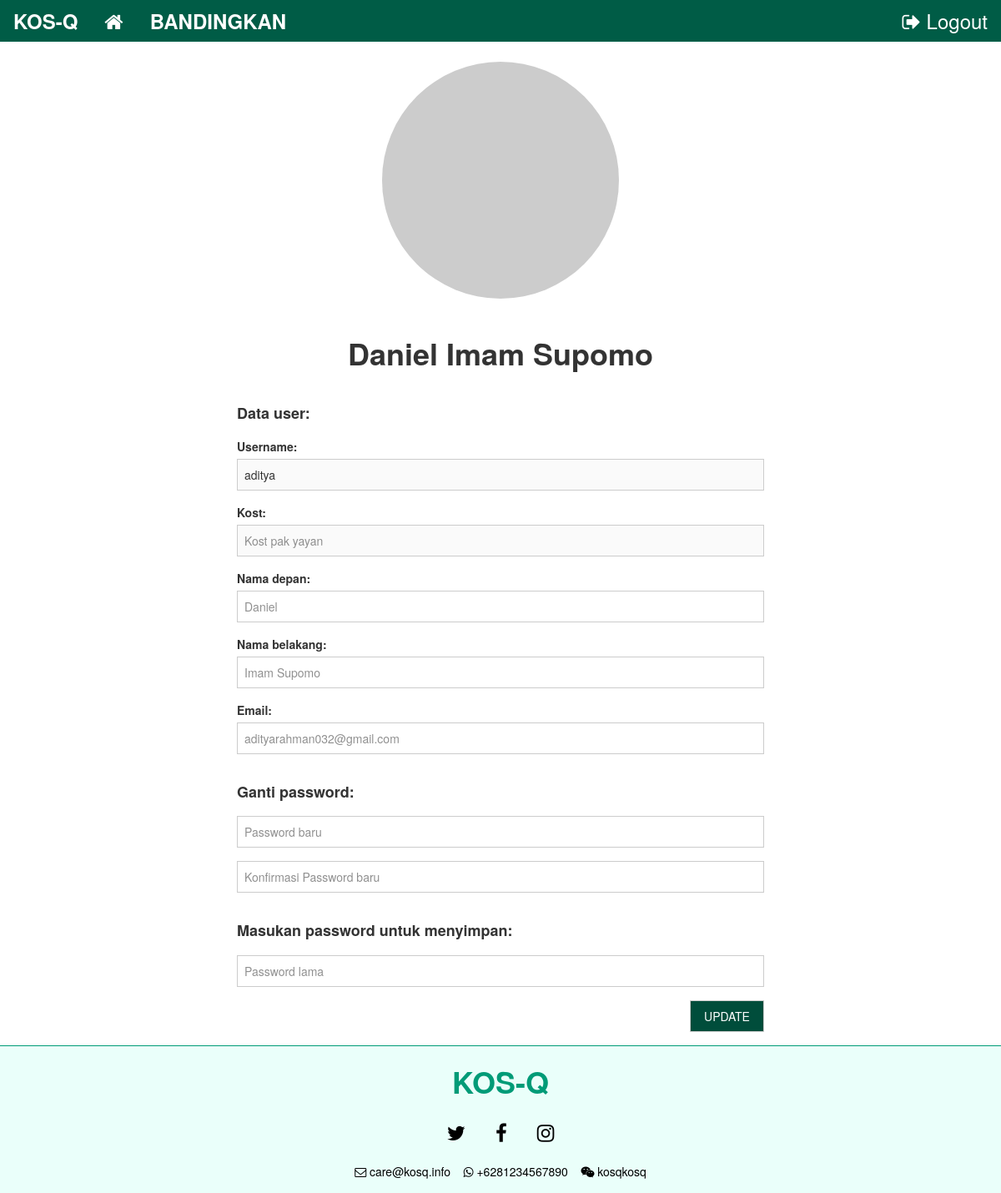
/profile.php (signed in), run on the app's committed database.
### tables this page shows
CREATE TABLE `userBiasa` (
  `id` bigint(20) NOT NULL,
  `depan` varchar(50) NOT NULL,
  `belakang` varchar(50) NOT NULL,
  `userBiasa` varchar(10) NOT NULL,
  `email` varchar(255) NOT NULL,
  `namaKost` varchar(255) NOT NULL,
  `pass` varchar(255) NOT NULL,
  `status` int(1) NOT NULL DEFAULT '0'
);

### profile.php (the view, shortened to what this page needs)
<!doctype html>
<html>
	<head>
		<link rel="stylesheet" type="text/css" href="css/w3.css"/>
		<link rel="stylesheet" type="text/css" href="css/warna.css"/>
		<link rel="stylesheet" href="https://cdnjs.cloudflare.com/ajax/libs/font-awesome/4.7.0/css/font-awesome.min.css">
		<link href="css/bootstrap.min.css" rel="stylesheet">
  	</head>
  	<body>
		<div class="w3-top">
			<div class="w3-bar w3-xlarge w3-theme-d4">
				<div class="w3-bar-item"><b>KOS-Q</b>
				</div>
				<button onclick="location.href='index.php'" class="w3-hide-small w3-bar-item w3-button w3-hover-theme">
					<b><i class="fa fa-home" aria-hidden="true"></i></b>
				</button>
				<button onclick="location.href='banding.php'" class="w3-hide-small w3-bar-item w3-button w3-hover-theme">
					<b>BANDINGKAN</b>
				</button>
				<button onclick="location.href='logout.php'" class="w3-hode-small w3-bar-item w3-button w3-hover-theme w3-right">
							<i class="fa fa-sign-out" aria-hidden="true"></i> Logout
				</button>
			</div>
		</div>
		<div class="w3-bar w3-xlarge w3-theme-d4">
			<div class="w3-bar-item"><b>KOS-Q</b>
			</div>
		</div>
		<?php
			$yhb = mysql_query("SELECT * FROM userBiasa WHERE userBiasa = '$_SESSION[userBiasa]'");
			$nmf = mysql_fetch_array($yhb);
			$hash = md5(strtolower(trim($nmf['email'])));
			$size = 200;
			$gravatar = "http://www.gravatar.com/avatar/" . $hash . "?s=" . $size;
		?>
		<div class="w3-content">
			<div class="w3-container">
				<div class="w3-col l2 m2 s12">&nbsp;</div>
				<div class="w3-col l8 m8 s12 w3-margin-bottom">
					<div class="w3-row">
						<div class="w3-col l3 m3 s3">&nbsp;</div>
						<div class="w3-col l6 m6 s6">
							<div class="w3-padding">
								<img src="<?=$gravatar?>" class="w3-image w3-margin-top w3-circle" style="width: 100%"/>
							</div>
						</div>
						<div class="w3-col l6 m6 s6">&nbsp;</div>
					</div>
					<div class="w3-xxlarge w3-margin-top w3-center">
						<b>
							<?=$nmf['depan']?>&nbsp;<?=$nmf['belakang']?>
						</b>
					</div>
					<form method="POST">
						<div class="w3-row w3-section">
							<div class="w3-large w3-margin-top w3-margin-bottom">
								<b>Data user:</b>
							</div>
							<label>Username:</label>
							<input class="w3-input w3-border" type="text" name="userBiasa" value="<?=$nmf['userBiasa']?>" disabled/>
						</div>
						<div class="w3-row w3-section">
							<label>Kost:</label>
							<input class="w3-input w3-border" type="text" name="namaKost" placeholder="<?=$nmf['namaKost']?>" id="namaKost" disabled/>
						</div>
						<div class="w3-row w3-section">
							<label>Nama depan:</label>
							<input class="w3-input w3-border" type="text" name="depan" placeholder="<?=$nmf['depan']?>" id="depan"/>
						</div>
						<div class="w3-row w3-section">
							<label>Nama belakang:</label>
							<input class="w3-input w3-border" type="text" name="belakang" placeholder="<?=$nmf['belakang']?>"/>
						</div>
						<div class="w3-row w3-section">
							<label>Email:</label>
							<input class="w3-input w3-border" type="text" name="email" placeholder="<?=$nmf['email']?>"/>
						</div>
						<div class="w3-row w3-section">
							<div class="w3-large w3-margin-top w3-margin-bottom">
								<b>Ganti password:</b>
							</div>
							<input class="w3-input w3-border" type="password" name="password1" placeholder="Password baru" />
						</div>
						<div class="w3-row w3-section">
							<input class="w3-input w3-border" type="password" name="password2" placeholder="Konfirmasi Password baru"/>
						</div>
						<div class="w3-row w3-section">
							<div class="w3-large w3-margin-top w3-margin-bottom">
								<b>Masukan password untuk menyimpan:</b>
							</div>
							<input class="w3-input w3-border" type="password" name="oldpass" placeholder="Password lama" required/>
						</div>
						<input class="w3-right w3-border w3-button w3-theme-dark w3-hover-theme" type="submit" name="updateProfile" value="UPDATE"/>
					</form>
				</div>
				<div class="w3-col l2 m2 s12">&nbsp;</div>
			</div>
		</div>
		<div class="w3-bar w3-theme-light w3-center w3-border-top w3-border-theme w3-hide-small">
			<div class="w3-xxlarge w3-margin">
				<b class="w3-text-theme">KOS-Q</b>
			</div>
			<div class="w3-row w3-margin-bottom">
				<i onclick="window.open('//twitter.com/mykosq')" class="fa fa-twitter w3-xlarge w3-button w3-padding w3-hover-theme" aria-hidden="true"></i>
				<i onclick="window.open('//fb.me/mykosq')" class="fa fa-facebook w3-xlarge w3-button w3-padding w3-hover-theme" aria-hidden="true"></i>
				<i onclick="window.open('//www.instagram.com/mykosq/')" class="fa fa-instagram w3-xlarge w3-button w3-padding w3-hover-theme" aria-hidden="true"></i>
			</div>
			<div class="w3-row w3-margin-bottom">
				<i class="fa fa-envelope-o" aria-hidden="true"></i> care@kosq.info &nbsp;&nbsp;
				<i class="fa fa-whatsapp" aria-hidden="true"></i> +6281234567890 &nbsp;&nbsp;
				<i class="fa fa-weixin" aria-hidden="true"></i> kosqkosq
			</div>
		</div>
  	</body>
</html>

### css/w3.css (style rules this page uses)
html { box-sizing:border-box }
*,*:before,*:after { box-sizing:inherit }
html { -ms-text-size-adjust:100%;-webkit-text-size-adjust:100% }
body { margin:0 }
img { border-style:none }
button,input,select,textarea { font:inherit;margin:0 }
button,input { overflow:visible }
button,select { text-transform:none }
button,html [type=button],[type=reset],[type=submit] { -webkit-appearance:button }
html,body { font-family:Verdana,sans-serif;font-size:15px;line-height:1.5 }
html { overflow-x:hidden }
.w3-image { max-width:100%;height:auto }
img { margin-bottom:-5px }
.w3-btn,.w3-button { border:none;display:inline-block;outline:0;padding:8px 16px;vertical-align:middle;overflow:hidden;text-decoration:none;color:inherit;background-color:inherit;text-align:center;cursor:pointer;white-space:nowrap }
.w3-btn,.w3-button { -webkit-touch-callout:none;-webkit-user-select:none;-khtml-user-select:none;-moz-user-select:none;-ms-user-select:none;user-select:none }
.w3-input { padding:8px;display:block;border:none;border-bottom:1px solid #ccc;width:100% }
.w3-bar { width:100%;overflow:hidden }
.w3-bar .w3-bar-item { padding:8px 16px;float:left;width:auto;border:none;outline:none;display:block }
.w3-bar .w3-button { white-space:normal }
.w3-container:after,.w3-container:before,.w3-panel:after,.w3-panel:before,.w3-row:after,.w3-row:before,.w3-row-padding:after,.w3-row-padding:before, .w3-cell-row:before,.w3-cell-row:after,.w3-clear:after,.w3-clear:before,.w3-bar:before,.w3-bar:after { content:"";display:table;clear:both }
.w3-col,.w3-half,.w3-third,.w3-twothird,.w3-threequarter,.w3-quarter { float:left;width:100% }
.w3-col.s3 { width:24.99999% }
.w3-col.s6 { width:49.99999% }
.w3-col.s12 { width:99.99999% }
@media (min-width:601px) { .w3-col.m2 { width:16.66666% } }
@media (min-width:601px) { .w3-col.m3,.w3-quarter { width:24.99999% } }
@media (min-width:601px) { .w3-col.m6,.w3-half { width:49.99999% } }
@media (min-width:601px) { .w3-col.m8,.w3-twothird { width:66.66666% } }
@media (min-width:993px) { .w3-col.l2 { width:16.66666% } }
@media (min-width:993px) { .w3-col.l3 { width:24.99999% } }
@media (min-width:993px) { .w3-col.l6 { width:49.99999% } }
@media (min-width:993px) { .w3-col.l8 { width:66.66666% } }
.w3-content { max-width:980px;margin:auto }
.w3-top,.w3-bottom { position:fixed;width:100%;z-index:1 }
.w3-top { top:0 }
.w3-circle { border-radius:50% }
.w3-container,.w3-panel { padding:0.01em 16px }
.w3-large { font-size:18px!important }
.w3-xlarge { font-size:24px!important }
.w3-xxlarge { font-size:36px!important }
.w3-center { text-align:center!important }
.w3-border { border:1px solid #ccc!important }
.w3-border-top { border-top:1px solid #ccc!important }
.w3-section,.w3-code { margin-top:16px!important;margin-bottom:16px!important }
.w3-margin { margin:16px!important }
.w3-margin-top { margin-top:16px!important }
.w3-margin-bottom { margin-bottom:16px!important }
.w3-padding { padding:8px 16px!important }
.w3-right { float:right!important }

### css/warna.css (style rules this page uses)
.w3-theme-d4 { color:#fff !important; background-color:#005c46 !important }
.w3-theme-light { color:#000 !important; background-color:#eafffa !important }
.w3-theme-dark { color:#fff !important; background-color:#004d3b !important }
.w3-text-theme { color:#009b77 !important }
.w3-border-theme { border-color:#009b77 !important }

### profile.php (style rules this page uses)
html, body { height: 100%; width: 100%; }

### data on the page
userbiasa: depan "Daniel", belakang "Imam Supomo", userBiasa "aditya", namaKost "Kost pak yayan", email "adityarahman032@gmail.com"
